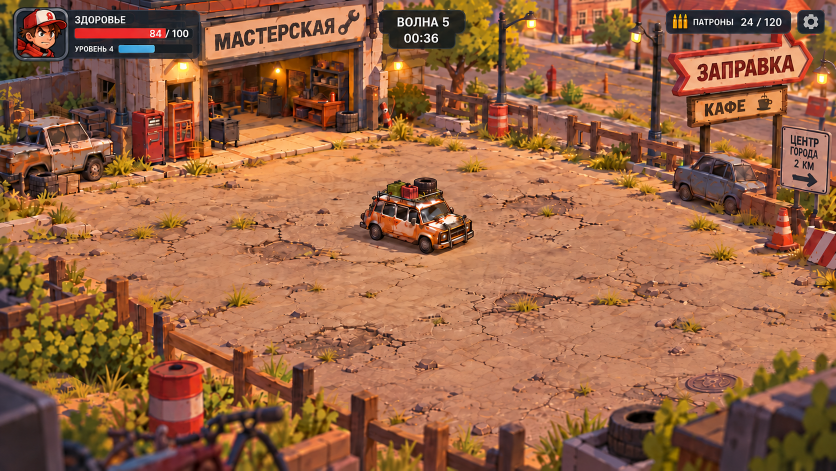
#> input picture referens/concept.png, 1672 x 941 px (shown at 1/2 size)
$ python compare_screens.py
#> lines starting #> are read from the running program, lines starting #| are printed output that depends on the picture
"""Side-by-side comparison of referens/concept.png with the Map01 screenshots captured by
Tools/Capture Map01 Screenshots (unity/Screenshots). Writes unity/Screenshots/Compare_*.png."""
import os

from PIL import Image, ImageDraw, ImageFont

ROOT = os.path.dirname(os.path.dirname(os.path.dirname(os.path.abspath(__file__))))
CONCEPT = os.path.join(ROOT, "referens", "concept.png")
SHOTS = os.path.join(ROOT, "unity", "Screenshots")
PAIRS = [("Map01_Gameplay_16x9", "Compare_Gameplay.png"), ("Map01_Overview", "Compare_Overview.png"),
         ("Map01_Workshop", "Compare_Workshop.png"), ("Map01_GasStation", "Compare_GasStation.png")]
HEIGHT = 720
LABEL_H = 44


def font(size):
    for name in ("arialbd.ttf", "arial.ttf", "DejaVuSans-Bold.ttf"):
        try:
            return ImageFont.truetype(name, size)
        except OSError:
            continue
    return ImageFont.load_default()


def fit(img):
    return img.resize((round(img.width * HEIGHT / img.height), HEIGHT), Image.LANCZOS)


def main():
    concept = fit(Image.open(CONCEPT).convert("RGB"))
#> in fit, `return img.resize((round(img.width * HEIGHT / img.height), HEIGHT), Im..`:
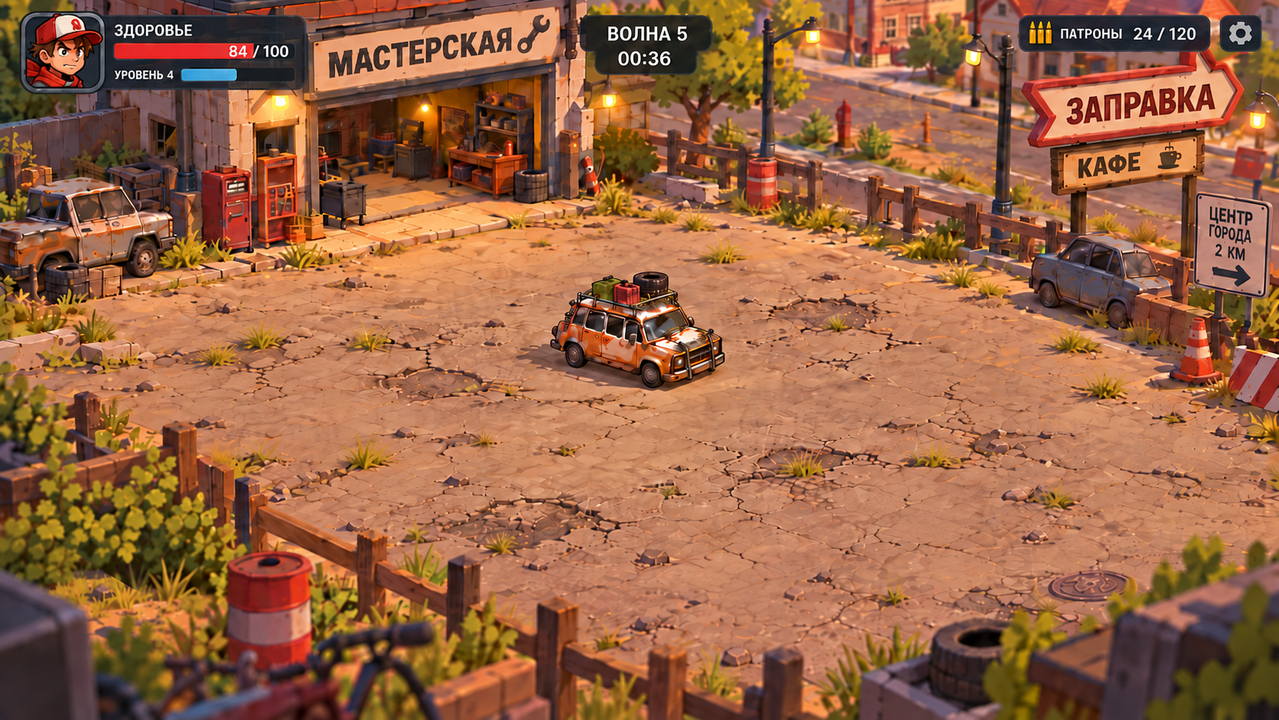
#> returned value: PIL image 1279x720 RGB; mean R, G, B 152.8, 100.5, 68.9
    f = font(26)
    for shot, out in PAIRS:
        path = os.path.join(SHOTS, shot + ".png")
        if not os.path.exists(path):
            print("missing", path)
            continue
        right = fit(Image.open(path).convert("RGB"))
        gap = 12
        canvas = Image.new("RGB", (concept.width + gap + right.width, HEIGHT + LABEL_H), (24, 24, 28))
        canvas.paste(concept, (0, LABEL_H))
        canvas.paste(right, (concept.width + gap, LABEL_H))
        d = ImageDraw.Draw(canvas)
        d.text((12, 8), "concept.png", font=f, fill=(240, 200, 150))
        d.text((concept.width + gap + 12, 8), f"Unity: {shot}", font=f, fill=(150, 210, 240))
        canvas.save(os.path.join(SHOTS, out))
        print("saved", out, canvas.size)


if __name__ == "__main__":
    main()
